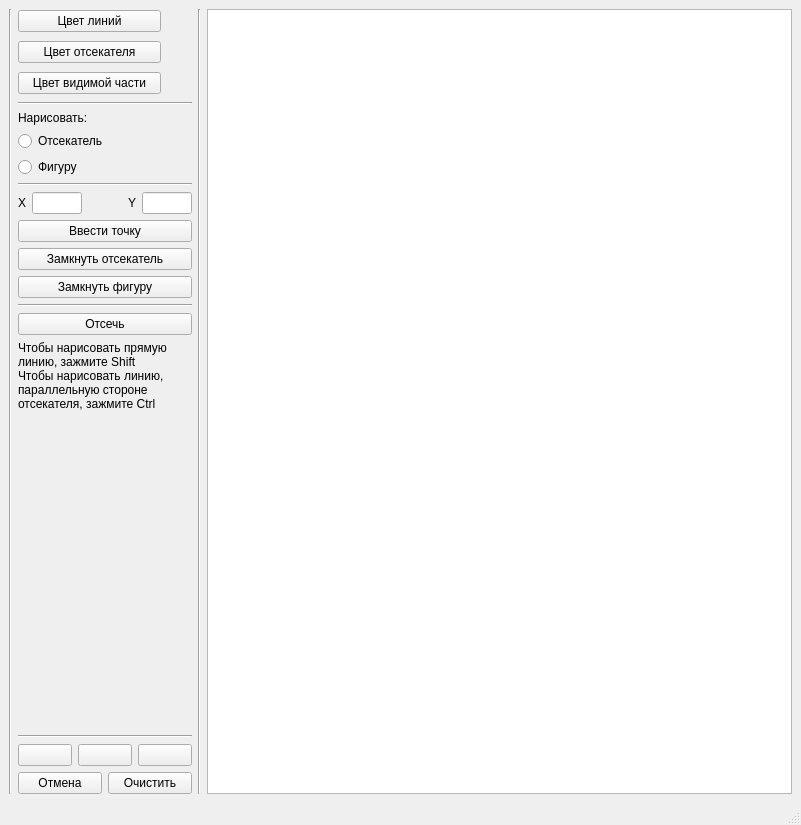
<?xml version="1.0" encoding="UTF-8"?>
<ui version="4.0">
 <class>MainWindow</class>
 <widget class="QMainWindow" name="MainWindow">
  <property name="geometry">
   <rect>
    <x>0</x>
    <y>0</y>
    <width>801</width>
    <height>825</height>
   </rect>
  </property>
  <property name="windowTitle">
   <string>Лабораторная работа №9</string>
  </property>
  <widget class="QWidget" name="centralwidget">
   <layout class="QFormLayout" name="formLayout">
    <item row="0" column="1">
     <widget class="QGraphicsView" name="graphicsView"/>
    </item>
    <item row="0" column="0">
     <layout class="QHBoxLayout" name="horizontalLayout_9">
      <item>
       <widget class="Line" name="line_6">
        <property name="orientation">
         <enum>Qt::Vertical</enum>
        </property>
       </widget>
      </item>
      <item>
       <layout class="QVBoxLayout" name="verticalLayout_2">
        <item>
         <layout class="QVBoxLayout" name="verticalLayout">
          <item>
           <layout class="QHBoxLayout" name="horizontalLayout">
            <item>
             <widget class="QPushButton" name="pushButton_line_color">
              <property name="text">
               <string>Цвет линий</string>
              </property>
             </widget>
            </item>
            <item>
             <widget class="QLabel" name="label_lc">
              <property name="minimumSize">
               <size>
                <width>25</width>
                <height>25</height>
               </size>
              </property>
              <property name="maximumSize">
               <size>
                <width>25</width>
                <height>25</height>
               </size>
              </property>
              <property name="sizeIncrement">
               <size>
                <width>0</width>
                <height>0</height>
               </size>
              </property>
              <property name="baseSize">
               <size>
                <width>0</width>
                <height>0</height>
               </size>
              </property>
              <property name="text">
               <string/>
              </property>
             </widget>
            </item>
           </layout>
          </item>
          <item>
           <layout class="QHBoxLayout" name="horizontalLayout_2">
            <item>
             <widget class="QPushButton" name="pushButton_cut_color">
              <property name="text">
               <string>Цвет отсекателя</string>
              </property>
             </widget>
            </item>
            <item>
             <widget class="QLabel" name="label_cc">
              <property name="minimumSize">
               <size>
                <width>25</width>
                <height>25</height>
               </size>
              </property>
              <property name="maximumSize">
               <size>
                <width>25</width>
                <height>25</height>
               </size>
              </property>
              <property name="sizeIncrement">
               <size>
                <width>0</width>
                <height>0</height>
               </size>
              </property>
              <property name="baseSize">
               <size>
                <width>0</width>
                <height>0</height>
               </size>
              </property>
              <property name="text">
               <string/>
              </property>
             </widget>
            </item>
           </layout>
          </item>
          <item>
           <layout class="QHBoxLayout" name="horizontalLayout_3">
            <item>
             <widget class="QPushButton" name="pushButton_visible_line_color">
              <property name="text">
               <string>Цвет видимой части</string>
              </property>
             </widget>
            </item>
            <item>
             <widget class="QLabel" name="label_vlc">
              <property name="minimumSize">
               <size>
                <width>25</width>
                <height>25</height>
               </size>
              </property>
              <property name="maximumSize">
               <size>
                <width>25</width>
                <height>25</height>
               </size>
              </property>
              <property name="sizeIncrement">
               <size>
                <width>0</width>
                <height>0</height>
               </size>
              </property>
              <property name="baseSize">
               <size>
                <width>0</width>
                <height>0</height>
               </size>
              </property>
              <property name="text">
               <string/>
              </property>
             </widget>
            </item>
           </layout>
          </item>
         </layout>
        </item>
        <item>
         <widget class="Line" name="line_4">
          <property name="orientation">
           <enum>Qt::Horizontal</enum>
          </property>
         </widget>
        </item>
        <item>
         <widget class="QLabel" name="label_4">
          <property name="text">
           <string>Нарисовать:</string>
          </property>
         </widget>
        </item>
        <item>
         <widget class="QRadioButton" name="radioButton_cut">
          <property name="text">
           <string>Отсекатель</string>
          </property>
         </widget>
        </item>
        <item>
         <widget class="QRadioButton" name="radioButton_line">
          <property name="text">
           <string>Фигуру</string>
          </property>
         </widget>
        </item>
        <item>
         <widget class="Line" name="line_3">
          <property name="orientation">
           <enum>Qt::Horizontal</enum>
          </property>
         </widget>
        </item>
        <item>
         <layout class="QHBoxLayout" name="horizontalLayout_6">
          <item>
           <layout class="QHBoxLayout" name="horizontalLayout_4">
            <item>
             <widget class="QLabel" name="label_2">
              <property name="text">
               <string>X</string>
              </property>
             </widget>
            </item>
            <item>
             <widget class="QLineEdit" name="lineEdit_x">
              <property name="maximumSize">
               <size>
                <width>50</width>
                <height>16777215</height>
               </size>
              </property>
             </widget>
            </item>
           </layout>
          </item>
          <item>
           <spacer name="horizontalSpacer">
            <property name="orientation">
             <enum>Qt::Horizontal</enum>
            </property>
            <property name="sizeHint" stdset="0">
             <size>
              <width>40</width>
              <height>20</height>
             </size>
            </property>
           </spacer>
          </item>
          <item>
           <layout class="QHBoxLayout" name="horizontalLayout_5">
            <item>
             <widget class="QLabel" name="label_3">
              <property name="text">
               <string>Y</string>
              </property>
             </widget>
            </item>
            <item>
             <widget class="QLineEdit" name="lineEdit_y">
              <property name="maximumSize">
               <size>
                <width>50</width>
                <height>16777215</height>
               </size>
              </property>
             </widget>
            </item>
           </layout>
          </item>
         </layout>
        </item>
        <item>
         <widget class="QPushButton" name="pushButton_add_point">
          <property name="text">
           <string>Ввести точку</string>
          </property>
          <property name="shortcut">
           <string>Enter</string>
          </property>
         </widget>
        </item>
        <item>
         <widget class="QPushButton" name="pushButton_close_cut">
          <property name="text">
           <string>Замкнуть отсекатель</string>
          </property>
         </widget>
        </item>
        <item>
         <widget class="QPushButton" name="pushButton_close_line">
          <property name="text">
           <string>Замкнуть фигуру</string>
          </property>
         </widget>
        </item>
        <item>
         <widget class="Line" name="line_2">
          <property name="orientation">
           <enum>Qt::Horizontal</enum>
          </property>
         </widget>
        </item>
        <item>
         <widget class="QPushButton" name="pushButton_cut">
          <property name="text">
           <string>Отсечь</string>
          </property>
         </widget>
        </item>
        <item>
         <widget class="QLabel" name="label">
          <property name="text">
           <string>&lt;html&gt;&lt;head/&gt;&lt;body&gt;&lt;p&gt;Чтобы нарисовать прямую&lt;br/&gt;линию, зажмите Shift&lt;br/&gt;Чтобы нарисовать линию,&lt;br/&gt;параллельную стороне&lt;br/&gt;отсекателя, зажмите Ctrl&lt;/p&gt;&lt;/body&gt;&lt;/html&gt;</string>
          </property>
          <property name="textFormat">
           <enum>Qt::AutoText</enum>
          </property>
          <property name="alignment">
           <set>Qt::AlignJustify|Qt::AlignVCenter</set>
          </property>
         </widget>
        </item>
        <item>
         <spacer name="verticalSpacer">
          <property name="orientation">
           <enum>Qt::Vertical</enum>
          </property>
          <property name="sizeHint" stdset="0">
           <size>
            <width>20</width>
            <height>40</height>
           </size>
          </property>
         </spacer>
        </item>
        <item>
         <widget class="Line" name="line">
          <property name="orientation">
           <enum>Qt::Horizontal</enum>
          </property>
         </widget>
        </item>
        <item>
         <layout class="QHBoxLayout" name="horizontalLayout_8">
          <item>
           <widget class="QPushButton" name="pushButton_reset_scale">
            <property name="text">
             <string/>
            </property>
            <property name="icon">
             <iconset resource="icons.qrc">
              <normaloff>:/icons/icons/scale.png</normaloff>:/icons/icons/scale.png</iconset>
            </property>
            <property name="iconSize">
             <size>
              <width>25</width>
              <height>25</height>
             </size>
            </property>
           </widget>
          </item>
          <item>
           <widget class="QPushButton" name="pushButton_cursor_mode">
            <property name="text">
             <string/>
            </property>
            <property name="icon">
             <iconset resource="icons.qrc">
              <normaloff>:/icons/icons/cursor.png</normaloff>:/icons/icons/cursor.png</iconset>
            </property>
            <property name="iconSize">
             <size>
              <width>25</width>
              <height>25</height>
             </size>
            </property>
           </widget>
          </item>
          <item>
           <widget class="QPushButton" name="pushButton_hand_mode">
            <property name="text">
             <string/>
            </property>
            <property name="icon">
             <iconset resource="icons.qrc">
              <normaloff>:/icons/icons/hand.png</normaloff>:/icons/icons/hand.png</iconset>
            </property>
            <property name="iconSize">
             <size>
              <width>25</width>
              <height>25</height>
             </size>
            </property>
           </widget>
          </item>
         </layout>
        </item>
        <item>
         <layout class="QHBoxLayout" name="horizontalLayout_7">
          <item>
           <widget class="QPushButton" name="pushButton_cancel">
            <property name="text">
             <string>Отмена</string>
            </property>
           </widget>
          </item>
          <item>
           <widget class="QPushButton" name="pushButton_clear">
            <property name="text">
             <string>Очистить</string>
            </property>
           </widget>
          </item>
         </layout>
        </item>
       </layout>
      </item>
      <item>
       <widget class="Line" name="line_5">
        <property name="orientation">
         <enum>Qt::Vertical</enum>
        </property>
       </widget>
      </item>
     </layout>
    </item>
   </layout>
  </widget>
  <widget class="QMenuBar" name="menubar">
   <property name="geometry">
    <rect>
     <x>0</x>
     <y>0</y>
     <width>801</width>
     <height>30</height>
    </rect>
   </property>
  </widget>
  <widget class="QStatusBar" name="statusbar"/>
 </widget>
 <resources>
  <include location="icons.qrc"/>
 </resources>
 <connections/>
</ui>
